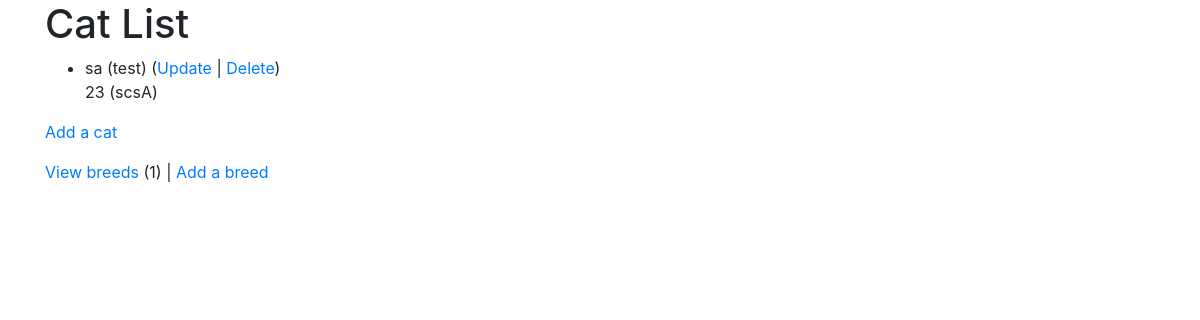
The page /cats/ (signed in) on the database as committed earlier.
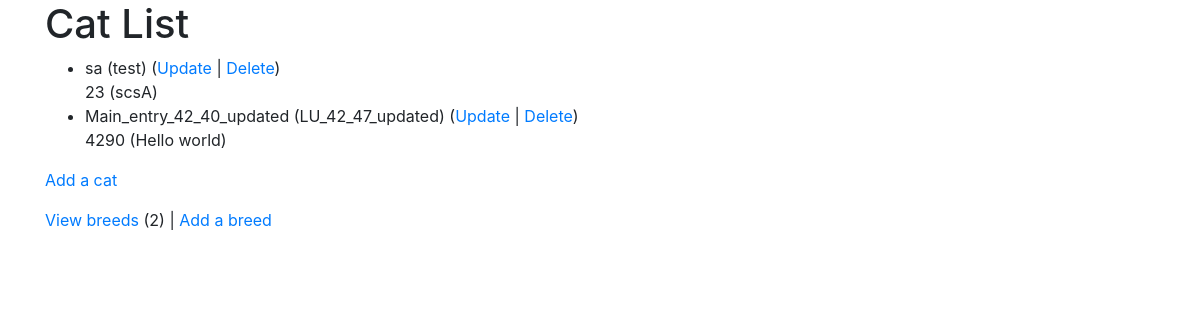
The same page on the database as committed later.
### cats/models.py (models this page shows, shortened)
class Cat(models.Model):
    nickname = models.CharField(
            max_length=200,
            validators=[MinLengthValidator(2, "Nickname must be greater than 1 character")]
    )
    weight = models.PositiveIntegerField()
    foods = models.CharField(max_length=300)
    breed = models.ForeignKey('Breed', on_delete=models.CASCADE, null=False)

class Breed(models.Model):
    name = models.CharField(
            max_length=200,
            validators=[MinLengthValidator(2, "Breed must be greater than 1 character")]
    )
    def __str__(self):
        return self.name

### cats/views.py (the view)
# urls.py: path('', views.CatList.as_view(), name='all'),
class CatList(LoginRequiredMixin, View):
    def get(self, request):
        mc = Breed.objects.all().count()
        al = Cat.objects.all()
        ctx = {'breed_count': mc, 'cat_list': al}
        return render(request, 'cats/cat_list.html', ctx)

### cats/templates/cats/cat_list.html
{% extends "base_bootstrap.html" %}
{% block content %}
  <h1>Cat List</h1>
  {% if cat_list %}
  <ul>
    {% for cat in cat_list %}
      <li>
          {{ cat.nickname }} ({{ cat.breed }})
          (<a href="{% url 'cats:cat_update' cat.id %}">Update</a> |
          <a href="{% url 'cats:cat_delete' cat.id %}">Delete</a>) <br/>
          {{ cat.weight }} ({{ cat.foods }})
      </li>
    {% endfor %}
  </ul>
  {% else %}
    <p>There are no cats in the library.</p>
  {% endif %}
  <p>
    {% if breed_count > 0 %}
      <a href="{% url 'cats:cat_create' %}">Add a cat</a>
    {% else %}
      Please add a breed before you add a cat.
    {% endif %}
  </p>
  <p>
  <a href="{% url 'cats:breed_list' %}">View breeds</a> ({{ breed_count }}) |
    <a href="{% url 'cats:breed_create' %}">Add a breed</a>
  </p>
{% endblock %}

### templates/base_bootstrap.html (shortened to what this page needs)
<!doctype html>
<html lang="en">
<head>
    <link rel="stylesheet" href="https://cdn.jsdelivr.net/npm/bootstrap@4.5.3/dist/css/bootstrap.min.css"
>
</head>
<body>
<div class="container">
    {% block content %}
    {% endblock content %}
</div>
</body>
</html>

Rows that differ between the two databases and show on the page:
added Cat: nickname "Main_entry_42_40_updated", breed "LU_42_47_updated", weight "4290", foods "Hello world"
Other text that changed with them:
{{ breed_count }}: "1" → "2"
